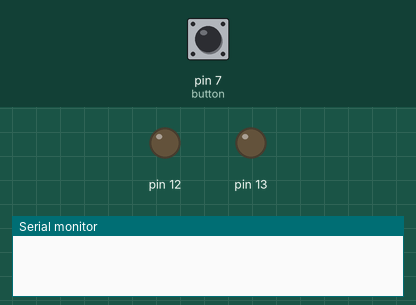
Bench run of a program on a simulated Arduino Mega 2560, built with avr-gcc and run on an emulated ATmega2560. On the bench: output pins drawn as LEDs (lit = HIGH), the last lines printed to the serial monitor. Dashed ring = blinking. Inputs (shaded band) come from the test bench; at power-on: pin 7 (button) HIGH.

Above: at 0.8 s.
0.9 s: pin 7 (button) pulled LOW for 0.15 s
At 1.7 s:
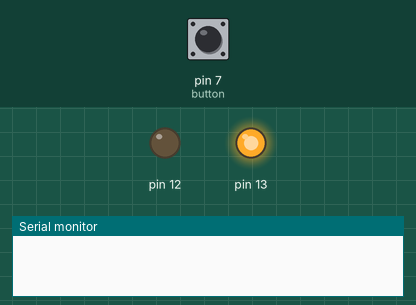
3.7 s: pin 7 (button) pulled LOW for 1 s
At 4.95 s:
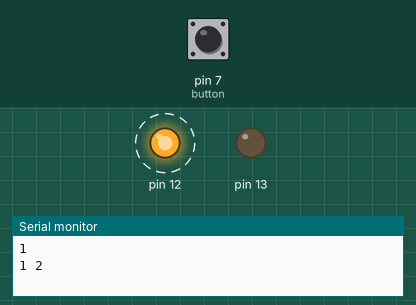
6.7 s: pin 7 (button) driven LOW
At 7.5 s:
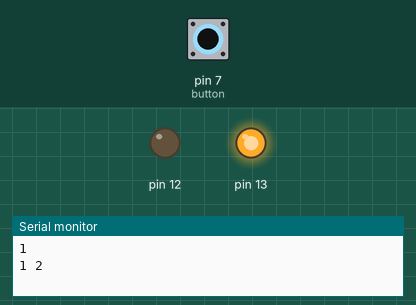
9.7 s: pin 7 (button) pulsed HIGH 5 times (0.12 s each, 0.3 s apart)
At 11.76 s:
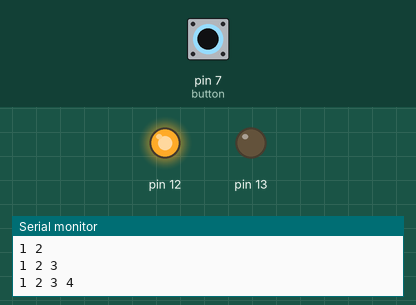
Timing chart, 0 to 15.7 s (numbered marks = the images above; inputs shaded):
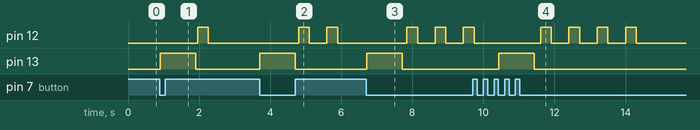

Measured:
- after the input at 0.9 s, pin 12: LOW → HIGH after 1.1 s, → LOW 0.30 s later; pin 13: LOW → HIGH at once, → LOW 1.0 s later
- after the input at 3.7 s, pin 12: alternates HIGH for 0.30 s and LOW for 0.50 s, starting after 1.1 s; pin 13: LOW → HIGH at once, → LOW 1.0 s later
- after the input at 6.7 s, pin 12: alternates HIGH for 0.30 s and LOW for 0.50 s, starting after 1.1 s; pin 13: LOW → HIGH at once, → LOW 1.0 s later
- after the input at 9.7 s, pin 13: LOW → HIGH after 0.73 s, → LOW 1.0 s later

The program:

main.cpp
```cpp
#include <Arduino.h>
#include <Arduino_FreeRTOS.h>
#include "uartStdio.h"
#include "ledClass.h"
#include "Button.h"
#include <semphr.h>

// Defined all timing variables
// as compile time constants
constexpr uint16_t task1Offset = 0;
constexpr uint16_t task3Offset = 8;

constexpr uint16_t task1Rec = 10;
constexpr uint16_t task2Rec = 50;
constexpr uint16_t task2LedOn = 300;
constexpr uint16_t task2LedOff = 500;
constexpr uint16_t task3Rec = 200;

constexpr uint16_t buttonDebounceTime = 10;
constexpr uint16_t task1LedHold = 1000;
constexpr uint16_t taskStackSize = 128;


// Defined all other globals
SemaphoreHandle_t xBinSem;
QueueHandle_t xByteQueue;
Led led(13);
Led led2(12);
volatile bool ledBusy = false;

//
// Runs periodically with a recurrence time of task1Rec ms, after an
// initial start-up offset of task1Offset ms.
//
// Each cycle it polls the button on pin 7. On a press, it turns the LED
// on for task1LedHold ms and then turns it off. When the pulse ends, it
// signals another task through the binary semaphore xBinSem.
//
void vTask1Led(void *pvParameters)
{
  vTaskDelay(pdMS_TO_TICKS(task1Offset));
  TickType_t lastWakeTime = xTaskGetTickCount();
  const TickType_t period  = pdMS_TO_TICKS(task1Rec);

  Button button(7,buttonDebounceTime);
  button.begin();

  unsigned long ledTimer = 0;
  bool waitingForOff = false;
  for (;;)
  {
    button.update();
    if (button.wasPressed() && !waitingForOff && !ledBusy)
    {
      led.turnOn();
      ledTimer = millis();
      waitingForOff = true;
    }
    if(waitingForOff && (millis() - ledTimer) >= task1LedHold)
    {
      led.turnOff();
      waitingForOff = false;
      ledBusy = true;
      xSemaphoreGive(xBinSem);
    }
    xTaskDelayUntil(&lastWakeTime,period);
  }
}
//
// Task 2 – Event-driven sequence generator and LED blinker
//
// This task isn't periodic. It stays blocked until Task 1 gives the
// binary semaphore xBinSem, which happens at the end of each LED pulse.
//
//   Proccess
//   1. Increments the counter N (1st event -> N=1, 2nd -> N=2, ...)
//   2. Sends the numbers 1..N to xByteQueue, one every task2Rec ms,
//      followed by a 0 that marks the end of the sequence
//   3. Blinks the LED N times
//   4. Clears ledBusy so Task 1 can accept button presses again
//
void vTask2(void *pvParameters)
{
  int N = 0;
  for (;;)
  {
    if (xSemaphoreTake(xBinSem,portMAX_DELAY) == pdTRUE)
    {
      N += 1;
      for (uint8_t i = 1; i <= N; i++)
      {
        xQueueSendToBack(xByteQueue, &i,portMAX_DELAY );
        vTaskDelay(pdMS_TO_TICKS(task2Rec));
      }
      uint8_t terminator = 0;
      xQueueSendToBack(xByteQueue, &terminator, portMAX_DELAY);
      for (int i = 0; i < N; i++)
      {
        led2.turnOn();
        vTaskDelay(pdMS_TO_TICKS(task2LedOn));
        led2.turnOff();
        vTaskDelay(pdMS_TO_TICKS(task2LedOff));
      }
      ledBusy = false;
    }
  }
}
// Runs periodically with a recurrence time of task3Rec ms, after an
// initial start-up offset of task3Offset ms.
//
// On each run it empties xByteQueue, which Task 2 fills, and prints
// the values. A 0 marks the end of a sequence and is printed as a
// new line, so each of Task 2's sequences appears on its own line:
void vTask3(void *pvParameters)
{
  vTaskDelay(pdMS_TO_TICKS(task3Offset));
  TickType_t lastWakeTime = xTaskGetTickCount();
  const TickType_t period  = pdMS_TO_TICKS(task3Rec);
  for (;;)
  {
    uint8_t b;
    while (xQueueReceive(xByteQueue, &b, 0) == pdTRUE)
    {
      if (b == 0)
      {
        printf("\n");
        continue;
      }
      printf("%d ",b);
    }
    xTaskDelayUntil(&lastWakeTime,period);
  }
}

// Initialises the hardware and creates the RTOS objects the tasks use
// to communicate: a binary semaphore (Task 1 -> Task 2) and a byte
// queue (Task 2 -> Task 3). It then creates the three tasks and starts
// the FreeRTOS scheduler.
//
void setup() {

  rtosUartStdioInit();
  led.begin();
  led2.begin();

  xBinSem = xSemaphoreCreateBinary();
  xByteQueue = xQueueCreate(20,sizeof(uint8_t));

  if (xBinSem == NULL || xByteQueue == NULL)
  {
    printf("Something went wrong");
  }

  xTaskCreate(vTask1Led,"Task1",taskStackSize,NULL,1,NULL);
  xTaskCreate(vTask2,"Task2",taskStackSize,NULL,1,NULL);
  xTaskCreate(vTask3,"Task3",taskStackSize,NULL,1,NULL);
  vTaskStartScheduler();
}

void loop() {
}
```

Button.cpp
```cpp
#include "Button.h"
//Constructor for button
//Assigns initial states for variable
Button::Button(int pin, unsigned long debounceDelay)
{
  this->pin = pin;
  this->state = HIGH;
  this->lastState = HIGH;
  this->pressed = false;
  this->rawState = HIGH;
  this->debounceDelay = debounceDelay;
}
//Initialises pin
void Button::begin()
{
  pinMode(this->pin,INPUT_PULLUP);
}

//Updates the state of the class based on physical change
void Button::update()
{

  bool reading = digitalRead(this->pin);
  if (reading != this->rawState)
  {
    this->lastDebounceTime = millis();
    this->rawState = reading;
  }

  this->pressed = false;

  if ((millis() - this->lastDebounceTime) >= this->debounceDelay)
  {
    if (reading != this->state)
    {
        this->lastState = this->state;
        this->state = reading;
        this->pressed = (this->lastState == HIGH && this->state == LOW);
        return;
    }
  }
}
//Returns if the button was pressed
//WARNING
//Use only after .update() otherwise doesn't work
//Example:
//button.update();
//if(button.wasPressed())
//doSomething()
bool Button::wasPressed() const
{
  return this->pressed;
}
```

Button.h
```cpp
#ifndef BUTTON_CLASS_H
#define BUTTON_CLASS_H
#include <Arduino.h>
class Button
{
public:
  Button(int pin, unsigned long debounceDelay = 20);
  void begin();
  void update();
  bool wasPressed() const;
private:
  bool state;
  bool lastState;
  int pin;
  bool pressed;

  bool rawState;
  unsigned long int lastDebounceTime;
  unsigned long int debounceDelay;

};

#endif
```

ledClass.cpp
```cpp
#include "ledClass.h"
//Constructor for Led class, initialises memberPin
//with the chosen pin, sets the pinMode, set the initial
// output to low and sets the logical state to off
Led::Led(int pin)
{
  this->memberPin = pin;
  this->state = false;
}
void Led::begin()
{
  pinMode(this->memberPin,OUTPUT);
  digitalWrite(this->memberPin,LOW);
}
//Checks if the led is on
bool Led::isOn() const
{
  return this->state;
}
//Turns on the led, does nothing if already on
void Led::turnOn()
{
  if(!this->isOn())
  {
    digitalWrite(this->memberPin,HIGH);
    this->state = true;
  }
}
//Turns offf the led, does nothing if already off
void Led::turnOff()
{
  if(this->isOn())
  {
    digitalWrite(this->memberPin,LOW);
    this->state = false;
  }
}
//Inverses the led state
void Led::toggle()
{
  if(this->isOn())
  {
    this->turnOff();
  } else
  {
    this->turnOn();
  }
}
```

ledClass.h
```cpp
#ifndef LEDCLASS_H
#define LEDCLASS_H

#include <Arduino.h>

class Led {
  public:
    Led(int pin);
    void begin();
    void turnOn();
    void turnOff();
    void toggle();
    bool isOn() const;
  private:
    int memberPin;
    bool state;
};
#endif
```

uartStdio.cpp
```cpp
#include "uartStdio.h"

static FILE uartOut;
static FILE uartIn;


// Callback for stdout
int uartPutchar(char c, FILE *stream)
{
  Serial.write(c);
  return 0;
}
// Callback for stdin
int uartGetchar(FILE *stream)
{
  while(!Serial.available())
  {

  }
  return Serial.read();
}

// function that does the redirect
void uartStdioInit()
{
    Serial.begin(9600);

    fdev_setup_stream(&uartOut, uartPutchar, NULL, _FDEV_SETUP_WRITE);
    fdev_setup_stream(&uartIn, NULL, uartGetchar, _FDEV_SETUP_READ);

    stdout = &uartOut;
    stdin = &uartIn;
}

/// RTOS Object names
static FILE rtosUartStream;
static QueueHandle_t xUartTxQueue = NULL;
static QueueHandle_t xUartRxQueue = NULL;

// The output task that reads from the Tx Queue
// and sends to the Rx queue
static void uartTask(void *pvParameters)
{
  char c;
  for(;;)
  {
    while (xQueueReceive(xUartTxQueue,&c,0))
    {
      if (c == '\n') Serial.write('\r');
      Serial.write(c);
    }
    while (Serial.available())
    {
      char rc = Serial.read();
      xQueueSend(xUartRxQueue,&rc,0);
    }
    vTaskDelay(pdMS_TO_TICKS(2));
  }
}
// the main init for the stdio redirects for RTOS
// it creates the 2 queue's, redirects stdout and creates
// the task
void rtosUartStdioInit(int baud,
                        UBaseType_t uartTaskPriority,
                        UBaseType_t queueLength)
{
  Serial.begin(baud);

  xUartTxQueue = xQueueCreate(queueLength,sizeof(char));
  xUartRxQueue = xQueueCreate(queueLength,sizeof(char));

  fdev_setup_stream(&rtosUartStream, rtosUartPutchar, rtosUartGetchar, _FDEV_SETUP_RW);
  stdout = &rtosUartStream;
  stdin  = &rtosUartStream;
   xTaskCreate(uartTask, "UART", 128, NULL, uartTaskPriority, NULL);
}
// the RTOS callback that sends to the Tx Queue
int rtosUartPutchar(char c, FILE *stream)
{
  xQueueSend(xUartTxQueue,&c,pdMS_TO_TICKS(10));
  return 0;
}
// the RTOS callaback that takes from the RxQueue
int rtosUartGetchar(FILE *stream)
{
  char c;
  xQueueReceive(xUartRxQueue,&c,portMAX_DELAY);
  return c;
}
```

uartStdio.h
```cpp
#ifndef UART_STDIO_H
#define UART_STDIO_H
#include <Arduino.h>
#include <stdio.h>
#include <Arduino_FreeRTOS.h>
#include <task.h>
#include <queue.h>
void uartStdioInit();
int uartPutchar(char c, FILE *stream);
int uartGetchar(FILE *stream);

void rtosUartStdioInit(int baud = 9600,
                        UBaseType_t uartTaskPriority = tskIDLE_PRIORITY + 1,
                        UBaseType_t queueLength = 64);
int rtosUartPutchar(char c, FILE *stream);
int rtosUartGetchar(FILE *stream);

#endif
```
